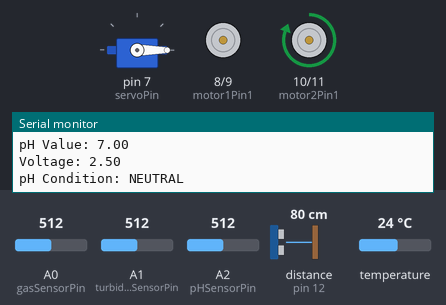
Bench run of a sketch on a simulated Arduino Uno, built with avr-gcc and run on an emulated ATmega328P. Shown: servo, motor-driver pin pairs drawn as motors (green arrow = first pin HIGH = forward, orange = second pin HIGH = backward, longer = more drive), the last lines printed to the serial monitor. Wiring (inferred from the names in the program): ultrasonic range finder: trigger pin 13; echo pin 12. The test bench sets the inputs (shaded band); at power-on: distance to the obstacle (sensor on pin 12) 80 cm, temperature 24 °C, A0 (gasSensorPin) = 512, A1 (turbiditySensorPin) = 512, A2 (pHSensorPin) = 512. The echo pulse lasts 58.3 µs per cm.

Above: at 1.7 s.
1.8 s: distance to the obstacle (sensor on pin 12) set to 23 cm
8.2 s: distance to the obstacle (sensor on pin 12) set to 18 cm
At 13.7 s:
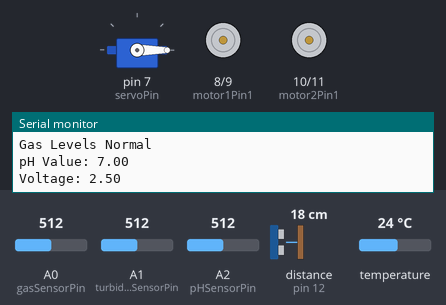
20.9 s: temperature set to 29.6 °C
26.8 s: temperature set to 30.7 °C
At 32.5 s:
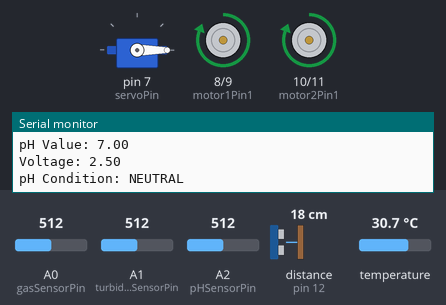
At 63.3 s:
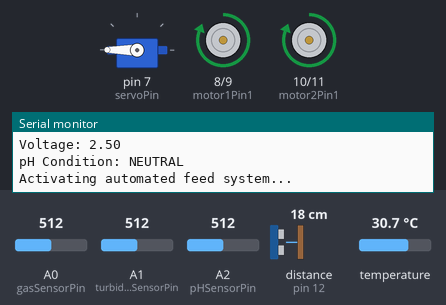
Timing chart, 0 to 66.6 s (numbered marks = the images above; inputs shaded):
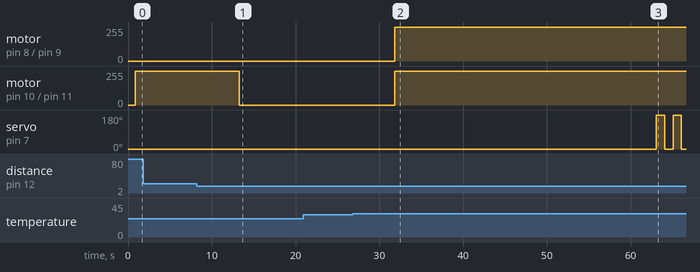

The sketch:

Final_Code_Done.ino
```cpp
#include <SimpleTimer.h>
#include <OneWire.h>
#include <DallasTemperature.h>
#include <Servo.h>  // Include Servo library

// Define pins for the sensors and motor control
const int trigPin = 13;             // Ultrasonic sensor trigger pin
const int echoPin = 12;             // Ultrasonic sensor echo pin
const int turbiditySensorPin = A1;  // Analog pin for turbidity sensor
const int gasSensorPin = A0;        // Analog pin for gas sensor
#define ONE_WIRE_BUS 2              // Pin for DS18B20 temperature sensor
const int pHSensorPin = A2;         // Analog pin for pH sensor

// Pin for the servo motor (for food dispensing)
const int servoPin = 7;             // Pin for the servo motor

// L298N Motor Driver pins
const int motor1Pin1 = 8;           // IN1 for Motor 1 (water drain)
const int motor1Pin2 = 9;           // IN2 for Motor 1
const int motor2Pin1 = 10;          // IN3 for Motor 2 (water fill)
const int motor2Pin2 = 11;          // IN4 for Motor 2

// Thresholds for turbidity sensor and temperature
const int clearThreshold = 65;          // Below this value, water is clear
const int cloudyThreshold = 95;         // Between this and clearThreshold, water is cloudy
const float temperatureThreshold = 30.0; // Temperature threshold to trigger motors

// Variables for sensor readings
long duration;
int distance, previousDistance = 9; // Store current and previous water level distances

// pH sensor variables
float calibration_value = 3.00; // Adjusted calibration value, test and adjust based on your sensor
unsigned long int avgval;
int buffer_arr[10];               // Buffer to hold readings
float ph_value = 0;               // Actual pH value

// Timer object to manage periodic sensor readings and food dispensing
SimpleTimer timer;

// Setup DS18B20 temperature sensor
OneWire oneWire(ONE_WIRE_BUS);
DallasTemperature sensors(&oneWire);
float temperature = 0; // Variable to store the temperature reading

// Servo object to control food dispensing
Servo foodServo;

// Global flag to indicate if temperature threshold is exceeded
bool tempExceeded = false;

/**
 * Function to control the motors using the L298N driver.
 * Motor 1: Drains water (dispose of water)
 * Motor 2: Fills water into the pond
 */
void controlMotors(bool motor1On, bool motor2On) {
  // Motor 1 (draining water)
  if (motor1On) {
    digitalWrite(motor1Pin1, HIGH); // Turn on motor 1 (dispose water)
    digitalWrite(motor1Pin2, LOW);  // Set motor direction
  } else {
    digitalWrite(motor1Pin1, LOW);  // Turn off motor 1
    digitalWrite(motor1Pin2, LOW);  // Stop motor 1
  }

  // Motor 2 (filling water)
  if (motor2On) {
    digitalWrite(motor2Pin1, HIGH); // Turn on motor 2 (fill water)
    digitalWrite(motor2Pin2, LOW);  // Set motor direction
  } else {
    digitalWrite(motor2Pin1, LOW);  // Turn off motor 2
    digitalWrite(motor2Pin2, LOW);  // Stop motor 2
  }
}

/**
 * Function to read temperature from the DS18B20 sensor and control motors based on temperature
 */
void read_temperature() {
  sensors.requestTemperatures();
  temperature = sensors.getTempCByIndex(0);
  Serial.print("Temperature: ");
  Serial.print(temperature);
  Serial.println(" °C");

  // Check if the temperature exceeds the threshold
  if (temperature > temperatureThreshold) {
    if (!tempExceeded) {
      Serial.println("Temperature exceeded threshold! Activating motors.");
      tempExceeded = true;
      controlMotors(true, true);  // Turn on both motors (drain and fill water)
    }
  } else {
    if (tempExceeded) {
      Serial.println("Temperature below threshold. Deactivating motors.");
      tempExceeded = false;
      controlMotors(false, false);  // Turn off both motors
    }
  }
}

/**
 * Function to dispense food using the servo motor
 * Rotates servo 8 times between 0° and 180°, then turns off at 0°
 */
void dispense_food() {
  Serial.println("Activating automated feed system...");

  for (int i = 0; i < 8; i++) {
    // Rotate the servo to 180° (dispense food)
    foodServo.write(180);
    delay(1000);  // Wait for 1 second

    // Rotate the servo back to 0° (stop dispensing)
    foodServo.write(0);
    delay(1000);  // Wait for 1 second
  }

  Serial.println("Feed system complete.");
}

/**
 * Function to read pH values from the sensor and print whether it is acidic, neutral, or basic
 */
void read_pH() {
  // Read multiple analog values and store them in the buffer
  for (int i = 0; i < 10; i++) {
    buffer_arr[i] = analogRead(pHSensorPin);  // Read from analog pin A2
    delay(30);  // Delay between readings
  }

  // Sort buffer values using bubble sort to filter out noise
  for (int i = 0; i < 9; i++) {
    for (int j = i + 1; j < 10; j++) {
      if (buffer_arr[i] > buffer_arr[j]) {
        int temp_val = buffer_arr[i];
        buffer_arr[i] = buffer_arr[j];
        buffer_arr[j] = temp_val;
      }
    }
  }

  // Average the middle 6 values to avoid noise
  avgval = 0;
  for (int i = 2; i < 8; i++) {
    avgval += buffer_arr[i];
  }

  avgval = avgval / 6;  // Get the average

  // Convert average to voltage
  float voltage = (float)avgval * (5.0 / 1024.0);

  // Use the voltage to pH conversion formula
  ph_value = 7 + ((2.5 - voltage) / calibration_value);

  // Ensure pH is within the expected range
  if (ph_value < 0) ph_value = 0;
  if (ph_value > 14) ph_value = 14;

  // Print the pH value and classification
  Serial.print("pH Value: ");
  Serial.println(ph_value);
  Serial.print("Voltage: ");
  Serial.println(voltage);

  if (ph_value < 7) {
    Serial.println("pH Condition: ACIDIC");
  } else if (ph_value == 7) {
    Serial.println("pH Condition: NEUTRAL");
  } else {
    Serial.println("pH Condition: BASIC");
  }
}

/**
 * Function to read turbidity values from the sensor
 */
void read_turbidity() {
  int sensorValue = analogRead(turbiditySensorPin);
  int turbidity = map(sensorValue, 0, 640, 100, 0);
  Serial.print("Turbidity Sensor Value: ");
  Serial.print(sensorValue);
  Serial.print(" | Turbidity Level: ");
  Serial.println(turbidity);

  if (turbidity < clearThreshold) {
    Serial.println("Water Condition: CLEAR");
  } else if (turbidity >= clearThreshold && turbidity <= cloudyThreshold) {
    Serial.println("Water Condition: CLOUDY");
  } else {
    Serial.println("Water Condition: DIRTY");
  }
}

/**
 * Function to read water level using ultrasonic sensor and compare with the previous level
 */
void read_water_level() {
  // Do not adjust water level if temperature threshold is exceeded
  if (tempExceeded) {
    // Temperature condition takes priority; do not adjust water level
    return;
  }

  digitalWrite(trigPin, LOW);
  delayMicroseconds(2);
  digitalWrite(trigPin, HIGH);
  delayMicroseconds(10);
  digitalWrite(trigPin, LOW);

  duration = pulseIn(echoPin, HIGH, 30000UL);

  if (duration == 0) {
    Serial.println("No echo received (timeout). Check wiring.");
  } else {
    distance = duration * 0.034 / 2;

    // Define water level thresholds (adjust as necessary)
    const int waterLevelThresholdLow = 10;   // Example lower threshold in cm
    const int waterLevelThresholdHigh = 20;  // Example upper threshold in cm

    // If the distance is below the lower threshold, add water
    if (distance < waterLevelThresholdLow) {
      Serial.println("Water level is too low. Adding water...");
      controlMotors(true, false);
        // Add water (turn on Motor 2)
    }
    // If the distance is above the upper threshold, drain water
    else if (distance > waterLevelThresholdHigh) {
      Serial.println("Water level is too high. Draining water...");
      controlMotors(false, true);  // Drain water (turn on Motor 1)
    }
    else {
      Serial.println("Water level is STABLE.");
      controlMotors(false, false);  // Turn off both motors
    }

    previousDistance = distance;
    Serial.print("Water Level Distance: ");
    Serial.print(distance);
    Serial.println(" cm");
  }
}

/**
 * Function to read gas sensor values and convert to voltage
 */
void read_gas_sensor() {
  float voltage = getVoltage(gasSensorPin);
  Serial.print("Gas Sensor Voltage: ");
  Serial.println(voltage);

  if (voltage > 3.0) {
    Serial.println("Warning: High Gas Levels Detected!");
  } else {
    Serial.println("Gas Levels Normal");
  }
}

/**
 * Function to calculate the voltage from analog sensor value
 */
float getVoltage(int pin) {
  return (analogRead(pin) * 0.004882814);  // Convert analog reading to voltage
}

/**
 * Setup function to initialize sensors, motor control, and serial communication
 */
void setup() {
  Serial.begin(9600);

  // Initialize the pins for ultrasonic sensor
  pinMode(trigPin, OUTPUT);
  pinMode(echoPin, INPUT);

  // Initialize DS18B20 temperature sensor
  sensors.begin();

  // Initialize the pins for motor control using L298N
  pinMode(motor1Pin1, OUTPUT);
  pinMode(motor1Pin2, OUTPUT);
  pinMode(motor2Pin1, OUTPUT);
  pinMode(motor2Pin2, OUTPUT);

  // Initialize the servo motor
  foodServo.attach(servoPin);    // Attach the servo to the pin
  foodServo.write(0);            // Set initial position to 0 degrees

  Serial.println("Sensor Readings and Motor Control Started");

  // Set a timer to read and display pH value every 500 ms
  timer.setInterval(500L, read_pH);

  // Set a timer to dispense food every 5 minutes (300000 milliseconds)
  timer.setInterval(60000L, dispense_food);  // 5 minutes
}

/**
 * Main loop function that continuously reads sensor values and controls motors
 */
void loop() {
  read_temperature();  // This will also control the motors based on temperature
  read_turbidity();
  read_water_level();  // This will maintain water level if tempExceeded is false
  read_gas_sensor();

  // Timer to execute the pH reading and food dispensing at the set intervals
  timer.run();

  delay(5000);  // 5 seconds delay between each full cycle of readings
}
```

Measured:
- the behaviour switches between 22 and 21 cm on distance to the obstacle (sensor on pin 12) (found by bisection; images 0 and 1)
- the behaviour switches between 30 and 30.1 °C on temperature (found by bisection; images 1 and 2)
- after the input at 8.2 s, motor on pin 10 (motor2Pin1) / pin 11 (motor2Pin2): forward 255/255 → stopped after 5.1 s
- after the input at 26.8 s, motor on pin 8 (motor1Pin1) / pin 9 (motor1Pin2), motor on pin 10 (motor2Pin1) / pin 11 (motor2Pin2): stopped → forward 255/255 after 5.1 s
